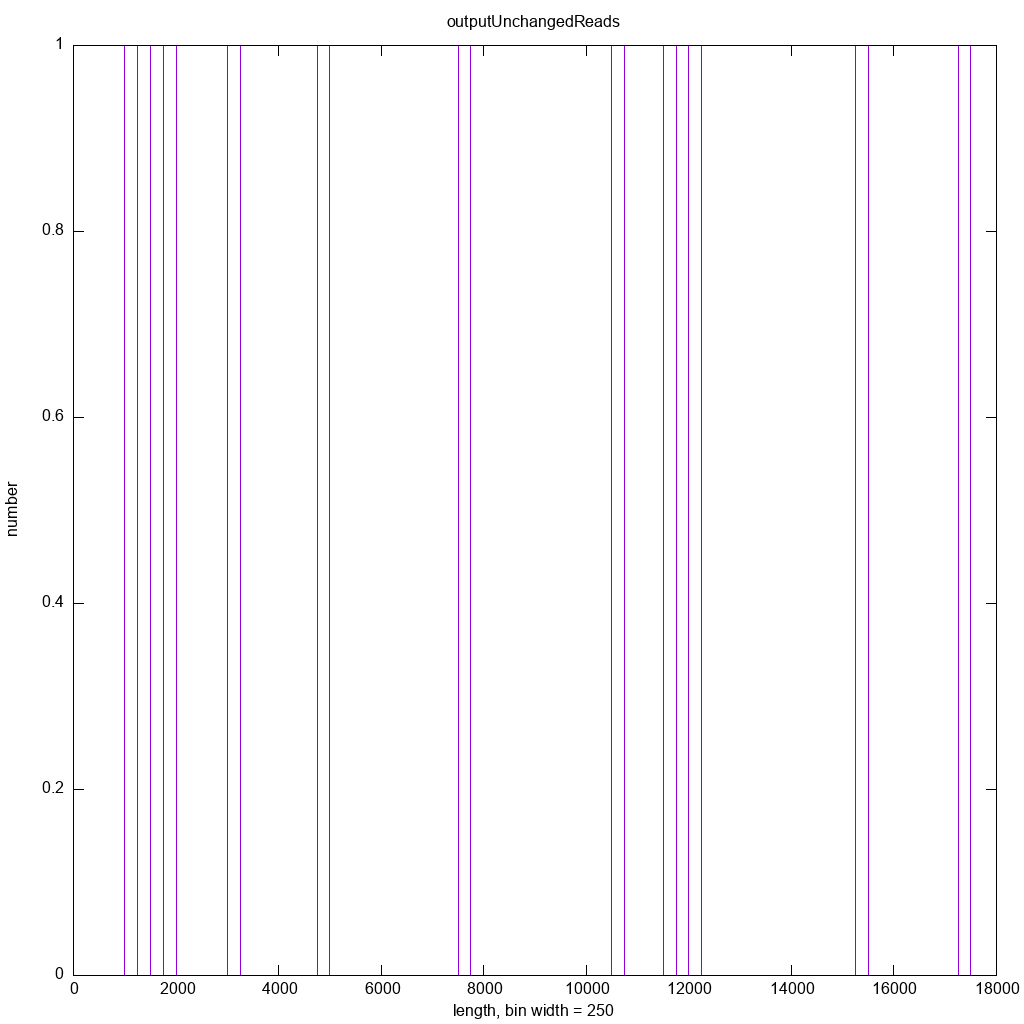

Write the gnuplot code that produced this figure.
set title 'outputUnchangedReads'
set xlabel 'length, bin width = 250'
set ylabel 'number'

binwidth=250
set boxwidth binwidth
bin(x,width) = width*floor(x/width) + binwidth/2.0

set terminal png size 1024,1024
set output './ecoli-12.5X.1.trimReads.outputUnchangedReads.png'
plot [] [0:] './ecoli-12.5X.1.trimReads.outputUnchangedReads.dat' using (bin($1,binwidth)):(1.0) smooth freq with boxes title ''
